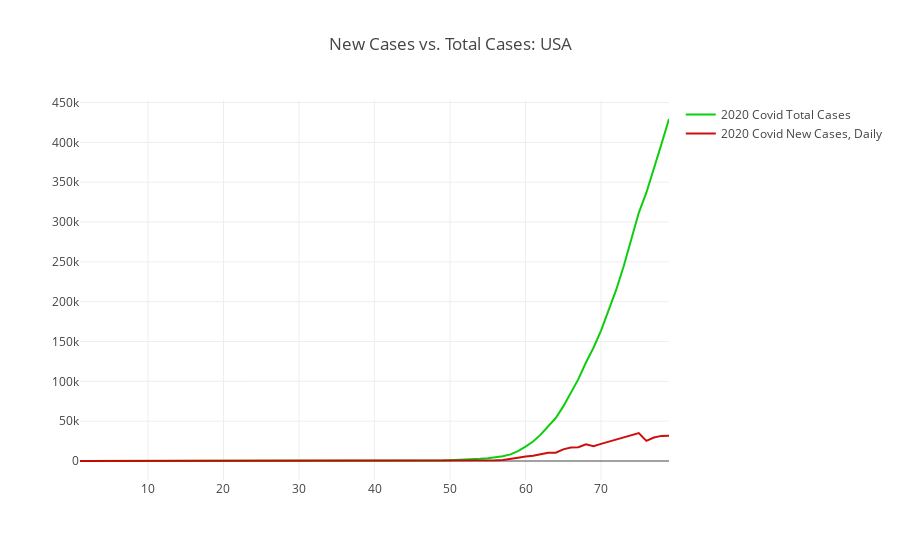

The notebook cell saved with this chart:
### Markdown cell above
## New Cases vs. Total Cases

This juxtaposition is informative.

### Code cell
val new_cases_usa: Vector[Int] = {
    totalNewDaily().map( z => z.newCases)
}

val curve_new_cases_trace = Scatter(
  (1 to new_cases_usa.size),
  new_cases_usa,
  name = "2020 Covid New Cases, Daily",
  mode = ScatterMode(ScatterMode.Lines),
  marker = Marker(
    color = Color.RGBA(204, 0, 0, 0.95),
    line = Line(
      color = Color.RGBA(217, 217, 217, 1.0),
      width = 1.0
    ),
    symbol = Symbol.Circle(),
    size = 3
  )
)

val data = Seq(curve_total_cases_trace, curve_new_cases_trace)

val layout = Layout(s"New Cases vs. Total Cases: USA")

plot(data, layout)

### Figure 1 — Plotly figure (JSON) as saved in the notebook; plotly's stock layout.template omitted (floating-point values rounded to 4 significant figures)
{"data": [{"marker": {"color": "rgba(0, 204, 0, 0.95)", "line": {"color": "rgba(217, 217, 217, 1.0)", "width": 1}, "size": 3, "symbol": "circle"}, "mode": "lines", "name": "2020 Covid Total Cases", "type": "scatter", "x": [1, 2, 3, 4, 5, 6, 7, 8, 9, 10, 11, 12, 13, 14, 15, 16, 17, 18, 19, 20, 21, 22, 23, 24, 25, 26, 27, 28, 29, 30, 31, 32, 33, 34, 35, 36, 37, 38, 39, 40, 41, 42, 43, 44, 45, 46, 47, 48, 49, 50, 51, 52, 53, 54, 55, 56, 57, 58, 59, 60, 61, 62, 63, 64, 65, 66, 67, 68, 69, 70, 71, 72, 73, 74, 75, 76, 77, 78, 79], "y": [1, 1, 1, 2, 3, 5, 5, 5, 5, 6, 7, 8, 11, 11, 11, 12, 12, 12, 12, 12, 13, 13, 14, 15, 15, 15, 15, 25, 25, 25, 27, 30, 30, 30, 43, 45, 60, 60, 65, 70, 88, 104, 125, 161, 228, 311, 428, 547, 748, 1018, 1263, 1668, 2224, 2898, 3600, 4507, 5905, 8345, 12413, 17996, 24532, 33061, 43499, 53938, 68537, 85533, 102766, 123619, 142194, 163683, 188049, 214711, 244423, 276501, 311536, 336774, 366238, 397754, 429319]}, {"marker": {"color": "rgba(204, 0, 0, 0.95)", "line": {"color": "rgba(217, 217, 217, 1.0)", "width": 1}, "size": 3, "symbol": "circle"}, "mode": "lines", "name": "2020 Covid New Cases, Daily", "type": "scatter", "x": [1, 2, 3, 4, 5, 6, 7, 8, 9, 10, 11, 12, 13, 14, 15, 16, 17, 18, 19, 20, 21, 22, 23, 24, 25, 26, 27, 28, 29, 30, 31, 32, 33, 34, 35, 36, 37, 38, 39, 40, 41, 42, 43, 44, 45, 46, 47, 48, 49, 50, 51, 52, 53, 54, 55, 56, 57, 58, 59, 60, 61, 62, 63, 64, 65, 66, 67, 68, 69, 70, 71, 72, 73, 74, 75, 76, 77, 78, 79], "y": [1, 0, 0, 1, 1, 2, 0, 0, 0, 1, 1, 1, 3, 0, 0, 1, 0, 0, 0, 0, 1, 0, 1, 1, 0, 0, 0, 10, 0, 0, 2, 3, 0, 0, 13, 2, 15, 0, 5, 5, 18, 16, 21, 36, 67, 83, 117, 119, 201, 270, 245, 405, 556, 674, 702, 907, 1398, 2440, 4068, 5583, 6536, 8529, 10438, 10439, 14599, 16996, 17233, 20853, 18575, 21489, 24366, 26662, 29712, 32078, 35035, 25238, 29464, 31516, 31565]}], "layout": {"title": "New Cases vs. Total Cases: USA"}}
